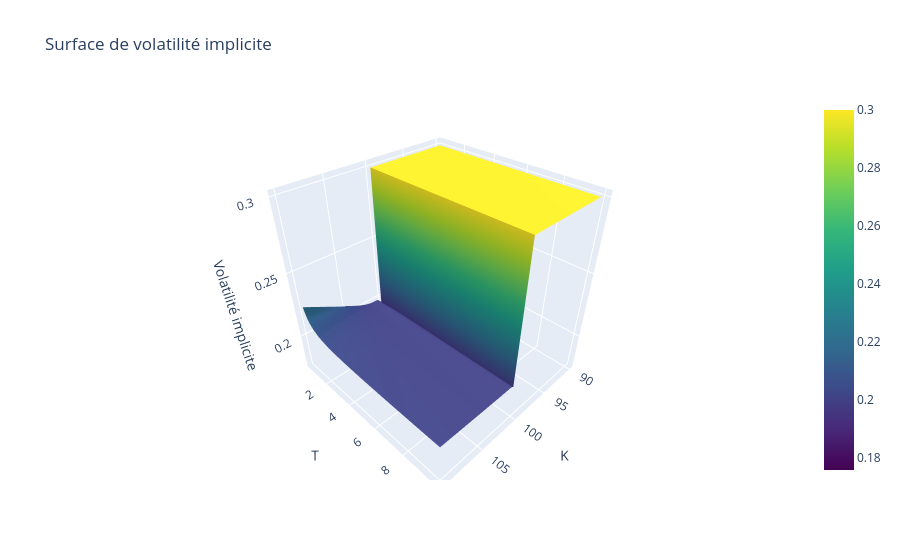

Notebook source saved alongside this figure:
### Code cell
vol_implied_K(sigma_depart,S0,r)

### Figure 1 — Plotly figure (JSON) as saved in the notebook; plotly's stock layout.template omitted (floating-point values rounded to 4 significant figures; data arrays with more than 128 entries replaced by an {"elided": "..."} marker saying what was removed)
{"data": [{"colorscale": [[0, "#440154"], [0.1111, "#482878"], [0.2222, "#3e4989"], [0.3333, "#31688e"], [0.4444, "#26828e"], [0.5556, "#1f9e89"], [0.6667, "#35b779"], [0.7778, "#6ece58"], [0.8889, "#b5de2b"], [1, "#fde725"]], "type": "surface", "x": {"elided": "100x100 float values"}, "y": {"elided": "100x100 float values"}, "z": {"elided": "100x100 float values"}}], "layout": {"scene": {"xaxis": {"title": {"text": "K"}}, "yaxis": {"title": {"text": "T"}}, "zaxis": {"title": {"text": "Volatilité implicite"}}}, "title": {"text": "Surface de volatilité implicite"}}}
